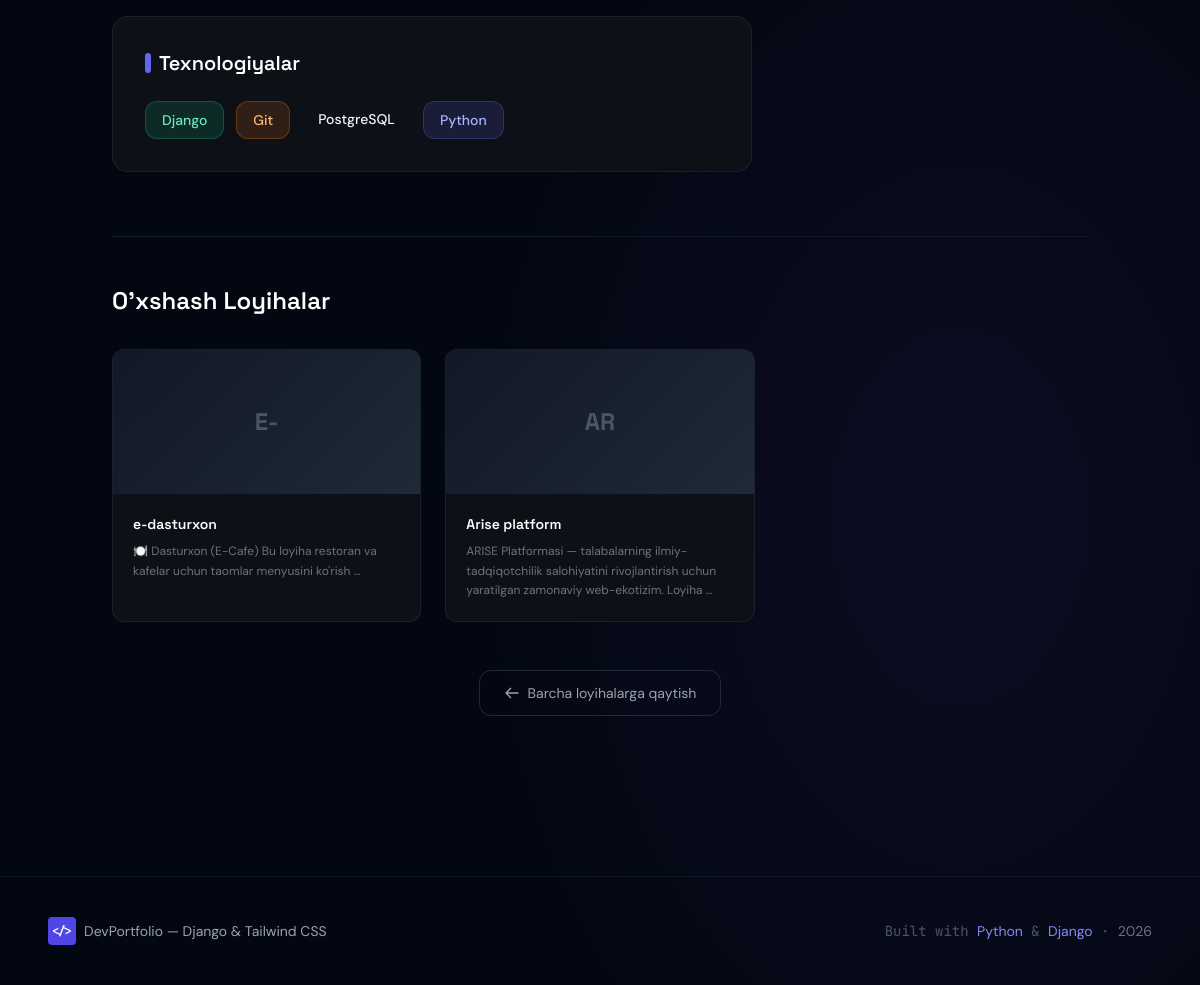
The app's page /projects/yangibaholash_bot/ (lower part), older data.
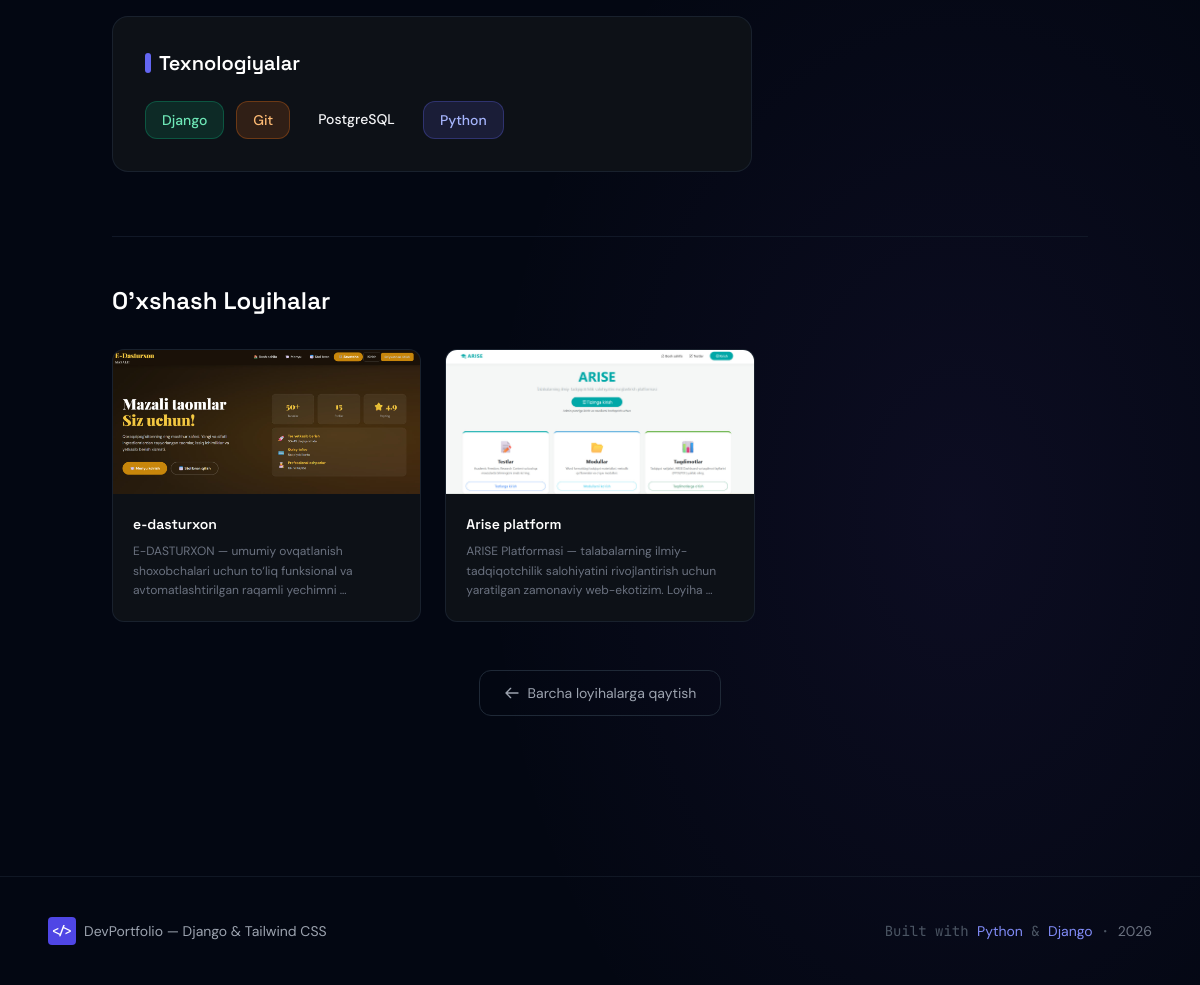
The same page, newer data.
### projects/models.py (models this page shows, shortened)
class Tag(models.Model):
    name = models.CharField(max_length=50, unique=True, verbose_name="Texnologiya nomi")
    color = models.CharField(
        max_length=20,
        default='indigo',
        verbose_name="Rang",
        help_text="Tailwind rang nomi: indigo, emerald, rose, amber, sky, etc."
    )
    class Meta:
        verbose_name = "Texnologiya"
        verbose_name_plural = "Texnologiyalar"
        ordering = ['name']

class Project(models.Model):
    STATUS_CHOICES = [
        ('completed', 'Tugallangan'),
        ('in_progress', 'Jarayonda'),
        ('archived', 'Arxivlangan'),
    ]
    name = models.CharField(max_length=200, verbose_name="Loyiha nomi")
    slug = models.SlugField(max_length=200, unique=True, verbose_name="URL slug")
    description = models.TextField(verbose_name="Qisqa tavsif")
    detailed_description = models.TextField(
        blank=True,
        verbose_name="Batafsil tavsif",
        help_text="Loyiha haqida to'liq ma'lumot"
    )
    technologies = models.ManyToManyField(
        Tag,
        blank=True,
        verbose_name="Texnologiyalar",
        related_name='projects'
    )
    image = models.ImageField(
        upload_to='projects/',
        blank=True,
        null=True,
        verbose_name="Loyiha rasmi"
    )
    github_link = models.URLField(blank=True, verbose_name="GitHub linki")
    demo_link = models.URLField(blank=True, verbose_name="Demo linki")
    status = models.CharField(
        max_length=20,
        choices=STATUS_CHOICES,
        default='completed',
        verbose_name="Holati"
    )
    is_featured = models.BooleanField(default=False, verbose_name="Featured (Asosiy)")
    created_at = models.DateTimeField(auto_now_add=True, verbose_name="Yaratilgan")
    updated_at = models.DateTimeField(auto_now=True, verbose_name="Yangilangan")
    order = models.PositiveIntegerField(default=0, verbose_name="Tartib raqami")
    class Meta:
        verbose_name = "Loyiha"
        verbose_name_plural = "Loyihalar"
        ordering = ['order', '-created_at']
    def get_absolute_url(self):
        from django.urls import reverse
        return reverse('project_detail', kwargs={'slug': self.slug})

### projects/views.py (the view)
# urls.py: path('projects/<slug:slug>/', views.project_detail, name='project_detail'),
def project_detail(request, slug):
    project = get_object_or_404(
        Project.objects.prefetch_related('technologies'),
        slug=slug
    )
    project_tags = project.technologies.all()
    related_projects = Project.objects.filter(
        technologies__in=project_tags
    ).exclude(pk=project.pk).distinct()[:3]
    context = {
        'project': project,
        'related_projects': related_projects,
    }
    return render(request, 'projects/project_detail.html', context)

### templates/projects/project_detail.html (shortened to what this page needs)
{% extends 'base.html' %}
{% load static %}
{% block content %}
<div class="pt-24 pb-20">
    <div class="max-w-5xl mx-auto px-6">
        <div class="grid lg:grid-cols-3 gap-8">
            <div class="lg:col-span-2 space-y-8">
                {% if project.technologies.all %}
                <div class="rounded-2xl border border-gray-800/70 p-8" style="background: #0d1117;">
                    <h2 class="font-display font-semibold text-xl text-white mb-6 flex items-center gap-2">
                        <span class="w-1.5 h-5 rounded-full bg-indigo-500"></span>
                        Texnologiyalar
                    </h2>
                    <div class="flex flex-wrap gap-3">
                        {% for tech in project.technologies.all %}
                        <span class="px-4 py-2 rounded-xl text-sm font-medium tag-{{ tech.color|default:'indigo' }}">
                            {{ tech.name }}
                        </span>
                        {% endfor %}
                    </div>
                </div>
                {% endif %}
            </div>
            <div class="space-y-5">
            </div>
        </div>
        {% if related_projects %}
        <div class="mt-16 pt-12 border-t border-gray-900">
            <h2 class="font-display font-semibold text-2xl text-white mb-8">O'xshash Loyihalar</h2>
            <div class="grid md:grid-cols-3 gap-6">
                {% for rp in related_projects %}
                <a href="{{ rp.get_absolute_url }}"
                   class="group card-hover rounded-xl border border-gray-800/70 overflow-hidden"
                   style="background: #0d1117;">
                    <div class="h-36 overflow-hidden bg-gray-800">
                        {% if rp.image %}
                        <img src="{{ rp.image.url }}" alt="{{ rp.name }}"
                             class="w-full h-full object-cover group-hover:scale-105 transition-transform duration-500">
                        {% else %}
                        <div class="w-full h-full flex items-center justify-center"
                             style="background: linear-gradient(135deg, #111827, #1f2937);">
                            <span class="text-gray-600 font-display font-bold text-2xl">{{ rp.name|slice:":2"|upper }}</span>
                        </div>
                        {% endif %}
                    </div>
                    <div class="p-5">
                        <h3 class="font-display font-semibold text-white text-sm mb-2 group-hover:text-indigo-300 transition-colors">
                            {{ rp.name }}
                        </h3>
                        <p class="text-gray-500 text-xs leading-relaxed">
                            {{ rp.description|truncatewords:12 }}
                        </p>
                    </div>
                </a>
                {% endfor %}
            </div>
        </div>
        {% endif %}
        <div class="mt-12 flex justify-center">
            <a href="/#projects"
               class="flex items-center gap-2 px-6 py-3 rounded-xl border border-gray-800
                      text-gray-400 hover:text-white hover:border-gray-600 text-sm transition-all">
                <svg class="w-4 h-4" fill="none" viewBox="0 0 24 24" stroke="currentColor">
                    <path stroke-linecap="round" stroke-linejoin="round" stroke-width="2" d="M10 19l-7-7m0 0l7-7m-7 7h18"/>
                </svg>
                Barcha loyihalarga qaytish
            </a>
        </div>
    </div>
</div>
{% endblock %}

### templates/base.html (shortened to what this page needs)
<!DOCTYPE html>
<html lang="uz" class="scroll-smooth">
<head>
    <script src="https://cdn.tailwindcss.com"></script>
    <link rel="stylesheet" href="https://cdn.jsdelivr.net/gh/devicons/devicon@latest/devicon.min.css">
</head>
<body class="text-gray-100 min-h-screen">
    <main>
        {% block content %}{% endblock %}
    </main>
    <footer class="border-t border-gray-800/50 py-10 mt-20">
        <div class="max-w-6xl mx-auto px-6">
            <div class="flex flex-col md:flex-row items-center justify-between gap-4">
                <div class="flex items-center gap-2">
                    <div class="w-7 h-7 rounded bg-indigo-600 flex items-center justify-center">
                        <span class="font-mono text-white text-xs font-bold">&lt;/&gt;</span>
                    </div>
                    <span class="text-gray-400 text-sm">DevPortfolio — Django & Tailwind CSS</span>
                </div>
                <p class="text-gray-600 text-sm font-mono">
                    Built with <span class="text-indigo-400">Python</span> &
                    <span class="text-indigo-400">Django</span> ·
                    <span class="text-gray-500">{% now "Y" %}</span>
                </p>
            </div>
        </div>
    </footer>
</body>
</html>

### templates/base.html (style rules this page uses)
* { font-family: 'DM Sans', sans-serif; }
body { background-color: #030712; background-image: radial-gradient(ellipse 80% 50% at 50% -20%, rgba(99, 102, 241, 0.12), transparent), radial-gradient(ellipse 40% 30% at 80% 80%, rgba(139, 92, 246, 0.07), transparent); }
h1, h2, h3, h4 { font-family: 'Space Grotesk', sans-serif; }
.font-mono { font-family: 'JetBrains Mono', monospace; }
.card-hover { transition: all 0.3s cubic-bezier(0.4, 0, 0.2, 1); }
.tag-indigo { background: rgba(99,102,241,0.15); color: #a5b4fc; border: 1px solid rgba(99,102,241,0.3); }
.tag-emerald { background: rgba(16,185,129,0.15); color: #6ee7b7; border: 1px solid rgba(16,185,129,0.3); }
.tag-orange { background: rgba(249,115,22,0.15); color: #fdba74; border: 1px solid rgba(249,115,22,0.3); }

Row changes from the older to the newer data that the page shows:
changed Project "e-dasturxon": image: picture added; description "🍽️ Dasturxon (E-Cafe) Bu loyiha restoran va kafelar uchun taomlar menyusini ko'rish …" → "E-DASTURXON — umumiy ovqatlanish shoxobchalari uchun to‘liq funksional va avtomatlashtirilgan raqamli yechimni …"; name "E-" → (not shown)
changed Project "Arise platform": image: picture added; name "AR" → (not shown)
